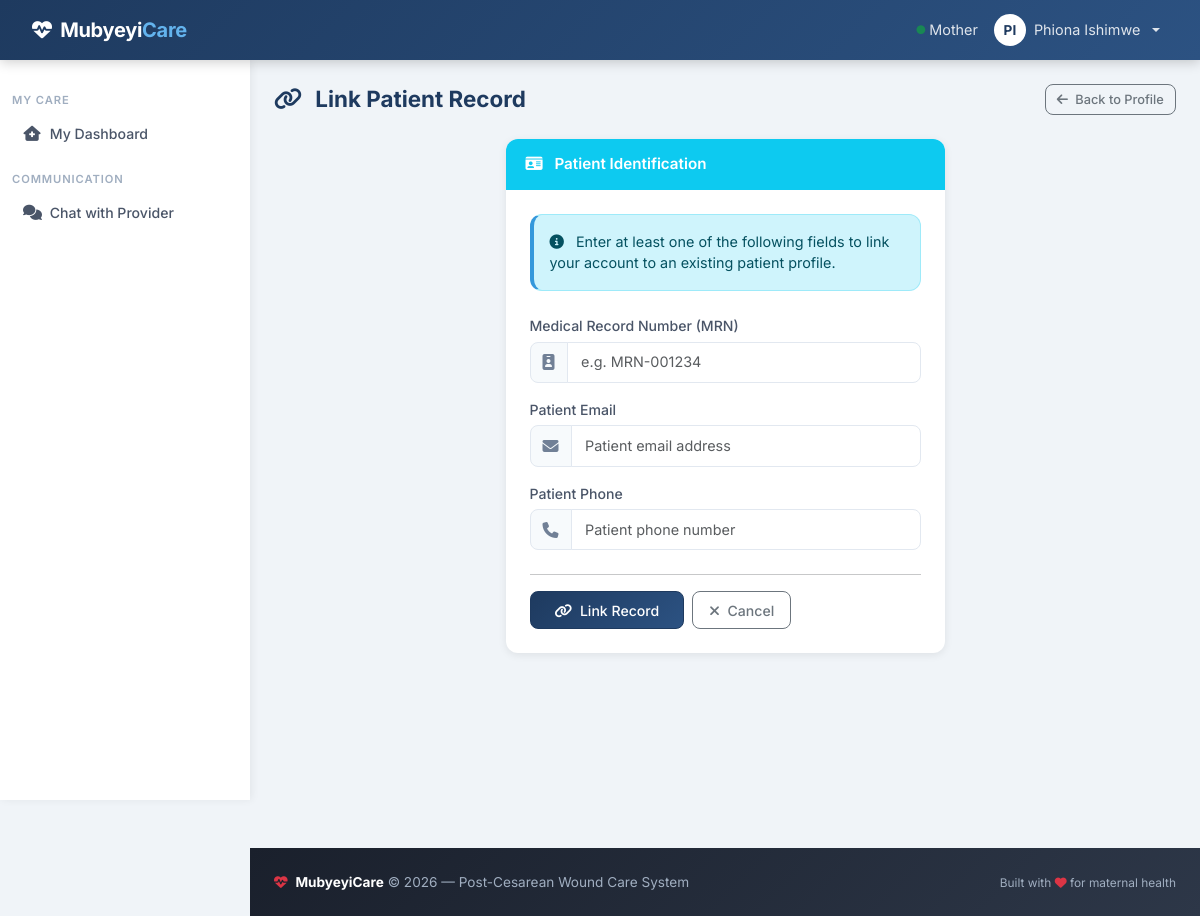
Screenshot of /auth/link-patient (signed in) with the database file from the repository.
### models.py (models this page shows, shortened)
class User(UserMixin, db.Model):
    id = db.Column(db.Integer, primary_key=True)
    username = db.Column(db.String(80), unique=True, nullable=False)
    email = db.Column(db.String(120), unique=True, nullable=False)
    password_hash = db.Column(db.String(255), nullable=False)
    first_name = db.Column(db.String(100), nullable=False)
    last_name = db.Column(db.String(100), nullable=False)
    role = db.Column(db.Enum(UserRole), default=UserRole.PATIENT, nullable=False)
    phone = db.Column(db.String(20))
    location = db.Column(db.String(200))   # CHW service area (e.g. "Gasabo/Kinyinya")
    is_active = db.Column(db.Boolean, default=True)
    created_at = db.Column(db.DateTime, default=datetime.utcnow)
    patients = db.relationship('Patient', backref='primary_doctor', lazy='dynamic', foreign_keys='Patient.primary_doctor_id')
    follow_ups = db.relationship('FollowUp', backref='created_by', lazy='dynamic')
    sent_messages = db.relationship('Message', backref='sender', lazy='dynamic', foreign_keys='Message.sender_id')
    def get_full_name(self):
        return f"{self.first_name} {self.last_name}"

### routes/auth.py (the view, shortened to what this page needs)
@auth_bp.route('/link-patient', methods=['GET', 'POST'])
@login_required
def link_patient():
    if current_user.role not in [UserRole.PATIENT, UserRole.MOTHER]:
        flash('Only patient and mother accounts can link to patient records.', 'error')
        return redirect(url_for('dashboard.index'))
    existing_patient = Patient.query.filter_by(user_id=current_user.id).first()
    if existing_patient:
        flash('Your account is already linked to a patient record.', 'info')
        return redirect(url_for('auth.profile'))
    return render_template('auth/link_patient.html')

### templates/auth/link_patient.html (shortened to what this page needs)
{% extends "base.html" %}
{% block content %}
<div class="page-header" data-aos="fade-down">
    <h2><i class="fas fa-link"></i> Link Patient Record</h2>
    <a href="{{ url_for('auth.profile') }}" class="btn btn-outline-secondary btn-sm">
        <i class="fas fa-arrow-left me-1"></i> Back to Profile
    </a>
</div>
<div class="row justify-content-center">
    <div class="col-lg-6" data-aos="fade-up">
        <div class="card">
            <div class="card-header bg-info text-white">
                <i class="fas fa-id-card me-2"></i> Patient Identification
            </div>
            <div class="card-body p-4">
                <div class="alert alert-info mb-4">
                    <i class="fas fa-circle-info me-2"></i>
                    Enter at least one of the following fields to link your account to an existing patient profile.
                </div>
                <form method="POST" action="{{ url_for('auth.link_patient') }}">
                    <div class="mb-3">
                        <label for="mrn" class="form-label">Medical Record Number (MRN)</label>
                        <div class="input-group">
                            <span class="input-group-text"><i class="fas fa-id-badge"></i></span>
                            <input type="text" class="form-control" id="mrn" name="mrn"
                                   placeholder="e.g. MRN-001234">
                        </div>
                    </div>
                    <div class="mb-3">
                        <label for="email" class="form-label">Patient Email</label>
                        <div class="input-group">
                            <span class="input-group-text"><i class="fas fa-envelope"></i></span>
                            <input type="email" class="form-control" id="email" name="email"
                                   placeholder="Patient email address">
                        </div>
                    </div>
                    <div class="mb-4">
                        <label for="phone" class="form-label">Patient Phone</label>
                        <div class="input-group">
                            <span class="input-group-text"><i class="fas fa-phone"></i></span>
                            <input type="tel" class="form-control" id="phone" name="phone"
                                   placeholder="Patient phone number">
                        </div>
                    </div>
                    <hr class="my-3">
                    <div class="d-flex gap-2">
                        <button type="submit" class="btn btn-primary px-4">
                            <i class="fas fa-link me-1"></i> Link Record
                        </button>
                        <a href="{{ url_for('auth.profile') }}" class="btn btn-outline-secondary">
                            <i class="fas fa-times me-1"></i> Cancel
                        </a>
                    </div>
                </form>
            </div>
        </div>
    </div>
</div>
{% endblock %}

### templates/base.html (shortened to what this page needs)
<!DOCTYPE html>
<html lang="en">
<head>
    <link href="https://cdn.jsdelivr.net/npm/bootstrap@5.3.3/dist/css/bootstrap.min.css" rel="stylesheet">
    <link rel="stylesheet" href="https://cdnjs.cloudflare.com/ajax/libs/font-awesome/6.5.0/css/all.min.css">
    <link href="https://unpkg.com/aos@2.3.4/dist/aos.css" rel="stylesheet">
</head>
<body>
<nav class="navbar navbar-dark navbar-expand-lg fixed-top">
    <div class="container-fluid">
        <a class="navbar-brand" href="/">
            <i class="fas fa-heart-pulse me-1"></i> Mubyeyi<span>Care</span>
        </a>
        <div class="collapse navbar-collapse" id="navbarNav">
            <ul class="navbar-nav ms-auto align-items-center">
                {% if current_user.is_authenticated %}
                <li class="nav-item">
                    <span class="nav-link text-white-50 small d-none d-lg-inline">
                        <i class="fas fa-circle text-success" style="font-size:.55rem;vertical-align:middle;"></i>
                        {{ current_user.role.value.capitalize() }}
                    </span>
                </li>
                <li class="nav-item dropdown">
                    <a class="nav-link dropdown-toggle d-flex align-items-center gap-2" href="#"
                       id="userDropdown" role="button" data-bs-toggle="dropdown" aria-expanded="false">
                        <span class="rounded-circle bg-white d-inline-flex align-items-center justify-content-center"
                              style="width:32px;height:32px;color:var(--primary);font-size:.85rem;font-weight:700;">
                            {{ current_user.first_name[0] | upper }}{{ current_user.last_name[0] | upper }}
                        </span>
                        <span class="d-none d-sm-inline">{{ current_user.get_full_name() }}</span>
                    </a>
                </li>
                {% endif %}
            </ul>
        </div>
    </div>
</nav>
{% if current_user.is_authenticated %}
<aside class="sidebar d-none d-lg-flex flex-column">
    <nav class="nav flex-column">
        {% if current_user.role.value in ['patient', 'mother'] %}
        <span class="sidebar-section">My Care</span>
        <a class="nav-link" href="{{ url_for('dashboard.index') }}">
            <i class="fas fa-house-medical"></i> My Dashboard
        </a>
        <span class="sidebar-section">Communication</span>
        <a class="nav-link" href="{{ url_for('chat.patient_self_chat') }}">
            <i class="fas fa-comments"></i> Chat with Provider
        </a>
        {% endif %}
    </nav>
</aside>
{% endif %}
<main class="main-content">
    <div class="container-fluid px-4">
        {% block content %}{% endblock %}
    </div>
</main>
<footer class="py-4 mt-5" style="margin-left: var(--sidebar-w);">
    <div class="container-fluid px-4">
        <div class="row align-items-center">
            <div class="col-md-6">
                <p class="mb-0">
                    <i class="fas fa-heart-pulse text-danger me-1"></i>
                    <strong class="text-white">MubyeyiCare</strong> &copy; 2026 &mdash; Post-Cesarean Wound Care System
                </p>
            </div>
            <div class="col-md-6 text-md-end mt-2 mt-md-0">
                <small>Built with <i class="fas fa-heart text-danger"></i> for maternal health</small>
            </div>
        </div>
    </div>
</footer>
</body>
</html>

### templates/base.html (style rules this page uses)
:root { --primary: #1e3a5f; --primary-light: #2c5282; --accent: #e74c3c; --success: #27ae60; --info: #3498db; --warning: #f39c12; --sidebar-w: 250px; --nav-h: 60px; --radius: 12px; --shadow-sm: 0 2px 8px rgba(0,0,0,.08); --shadow-md: 0 6px 24px rgba(0,0,0,.12); --transition: .2s ease; }
*, *::before, *::after { box-sizing: border-box; }
html { scroll-behavior: smooth; }
body { font-family: 'Inter', 'Segoe UI', sans-serif; background: #f0f4f8; color: #2d3748; font-size: .95rem; }
.navbar { background: linear-gradient(135deg, var(--primary) 0%, var(--primary-light) 100%); height: var(--nav-h); box-shadow: 0 2px 12px rgba(0,0,0,.2); padding: 0 1.25rem; }
.navbar-brand { font-weight: 700; font-size: 1.25rem; letter-spacing: -.3px; color: #fff !important; }
.navbar-brand span { color: #63b3ed; }
.navbar .nav-link { color: rgba(255,255,255,.85) !important; font-size: .9rem; }
.sidebar { background: #fff; width: var(--sidebar-w); height: calc(100vh - var(--nav-h)); position: fixed; top: var(--nav-h); left: 0; overflow-y: auto; box-shadow: 2px 0 8px rgba(0,0,0,.06); padding: 1rem 0 2rem; z-index: 900; }
.sidebar .sidebar-section { padding: .25rem .75rem; font-size: .7rem; font-weight: 600; text-transform: uppercase; letter-spacing: .08em; color: #a0aec0; margin-top: .75rem; }
.sidebar .nav-link { color: #4a5568 !important; padding: .65rem 1.25rem !important; border-left: 3px solid transparent; border-radius: 0 8px 8px 0; margin-right: .5rem; font-size: .88rem; font-weight: 500; display: flex; align-items: center; gap: .55rem; transition: all var(--transition); }
.sidebar .nav-link i { width: 18px; text-align: center; font-size: .95rem; }
.main-content { margin-left: var(--sidebar-w); padding-top: calc(var(--nav-h) + 1.5rem); min-height: 100vh; }
.card { border: none; border-radius: var(--radius); box-shadow: var(--shadow-sm); margin-bottom: 1.25rem; transition: box-shadow var(--transition), transform var(--transition); }
.card-header { border-radius: var(--radius) var(--radius) 0 0 !important; padding: .875rem 1.25rem; font-weight: 600; border-bottom: none; }
.btn { border-radius: 8px; font-weight: 500; font-size: .88rem; padding: .45rem 1rem; transition: all var(--transition); }
.btn-primary { background: linear-gradient(135deg, var(--primary) 0%, var(--primary-light) 100%); border-color: var(--primary); }
.btn-sm { padding: .3rem .7rem; font-size: .8rem; }
.form-control, .form-select { border-radius: 8px; border: 1.5px solid #e2e8f0; font-size: .9rem; padding: .55rem .85rem; transition: border-color var(--transition), box-shadow var(--transition); }
.form-label { font-weight: 500; font-size: .88rem; color: #4a5568; margin-bottom: .35rem; }
.input-group-text { background: #f7fafc; border: 1.5px solid #e2e8f0; color: #718096; border-radius: 8px 0 0 8px; }
.input-group .form-control { border-radius: 0 8px 8px 0; }
.alert { border-radius: var(--radius); border-left: 4px solid; font-size: .9rem; }
.alert-info { border-left-color: var(--info); }
.page-header { display: flex; align-items: center; justify-content: space-between; margin-bottom: 1.5rem; }
.page-header h2 { font-size: 1.4rem; font-weight: 700; color: var(--primary); margin: 0; }
.page-header h2 i { margin-right: .5rem; }
footer { background: linear-gradient(135deg, #1a202c 0%, #2d3748 100%); color: #a0aec0; font-size: .85rem; }

### rows the page displays
User: role.value "Mother", first_name "P", last_name "I", get_full_name "Phiona Ishimwe"
